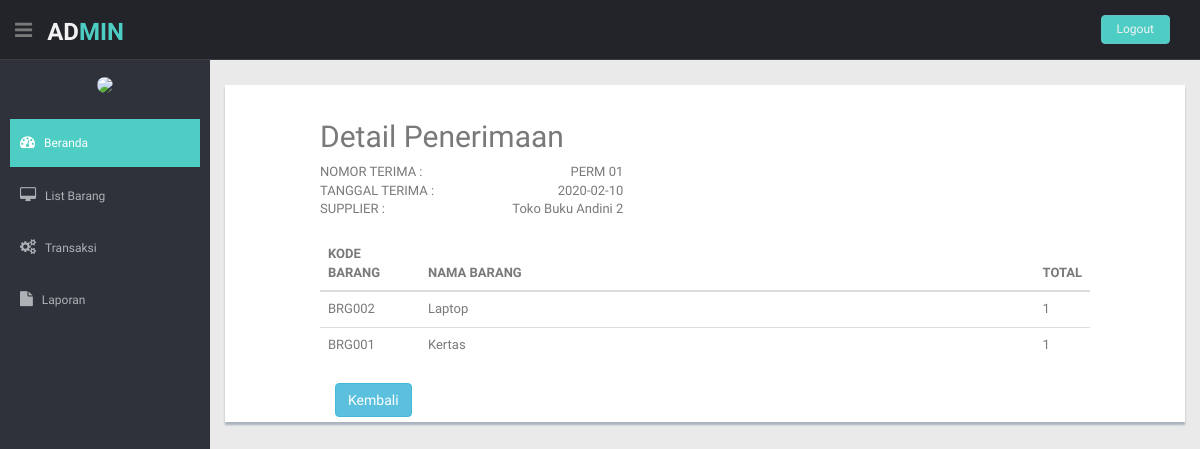
Page /Admin/beranda.php?hal=detailPenerimaan&kode_terima=PERM 01 on the committed database.
### tables this page shows
CREATE TABLE `tbpenerimaan` (
  `kode_terima` varchar(20) NOT NULL,
  `tanggal_terima` date NOT NULL,
  `jumlah_item` int(11) NOT NULL,
  `kode_supplier` varchar(6) NOT NULL,
  `id_login` varchar(11) NOT NULL,
  `keterangan` varchar(30) NOT NULL
);

CREATE TABLE `tbsupplier` (
  `kode_supplier` varchar(6) NOT NULL,
  `nama_supplier` varchar(30) NOT NULL,
  `ext` varchar(3) NOT NULL
);

CREATE TABLE `tbdetail_penerimaan` (
  `id` int(11) NOT NULL,
  `kode_terima` varchar(20) NOT NULL,
  `kode_barang` varchar(6) NOT NULL,
  `jumlah_barang` int(11) NOT NULL
);

CREATE TABLE `tbbarang` (
  `kode_barang` varchar(6) NOT NULL,
  `nama_barang` varchar(30) NOT NULL,
  `kode_kategori` int(11) NOT NULL,
  `satuan` varchar(20) NOT NULL,
  `stok` int(11) NOT NULL,
  `spesifikasi` varchar(30) NOT NULL
);

### Admin/penerimaan/detailPenerimaan.php (the view)
<?php
include "../koneksi.php";
$kode_terima = $_GET['kode_terima'];
$dataAtas = mysqli_query($connecting,"SELECT * FROM tbpenerimaan left join tbsupplier on tbpenerimaan.kode_supplier = tbsupplier.kode_supplier where kode_terima = '$kode_terima'");
$x = mysqli_fetch_array($dataAtas);
?>
<section id="main-content">
  <section class="wrapper">
  	<div class="col-lg-12 mt">
  		<div class="row content-panel">
  			<div class="col-lg-10 col-lg-offset-1">
  				<div class="pull-left">
  					<h2>Detail Penerimaan</h2>
  				</div>
  			<div class="clearfix"></div>
  				<div class="row">
  					<div class="col-md-5">
  						<div>
  							<div class="pull-left">NOMOR TERIMA :</div>
  							<div class="pull-right"><?php echo $x['kode_terima'] ?> </div>
  							<div class="clearfix"></div>
  						</div>
  							<div>
  							<div class="pull-left">TANGGAL TERIMA :</div>
  							<div class="pull-right"><?php echo $x['tanggal_terima'] ?> </div>
  							<div class="clearfix"></div>
  						</div>
  							<div>
  							<div class="pull-left">SUPPLIER :</div>
  							<div class="pull-right"><?php echo $x['nama_supplier'] ?> </div>
  							<div class="clearfix"></div>
  						</div>
  					</div>
  				</div>
  				<br>
  						<table class="table">
  							<thead>
  								<?php
  									include "../koneksi.php";
  									$dataBawah = mysqli_query($connecting,"SELECT * FROM tbpenerimaan left join tbdetail_penerimaan on tbpenerimaan.kode_terima = tbdetail_penerimaan.kode_terima left join tbbarang on tbdetail_penerimaan.kode_barang = tbbarang.kode_barang where tbpenerimaan.kode_terima = '$kode_terima'");
  								?>
  								<tr>
  									<th style="width: 100px">KODE BARANG</th>
  									<th class="text-left">NAMA BARANG</th>
  									<th style="width: 30px">TOTAL</th>
  								</tr>
  							</thead>
  						<tbody>
  							<?php
  							while($data = mysqli_fetch_array($dataBawah)){
  							?>
  							<tr>
  								<td><?php echo $data['kode_barang'] ?></td>
  								<td><?php echo $data['nama_barang'] ?></td>
  								<td><?php echo $data['jumlah_barang'] ?></td>
  							</tr>
  							<?php
  						}
  							?>
  						</tbody>
  						</table>
  						<div class="form-group">
  							<div class="col-sm-4">
  								<a href="beranda.php?hal=dataPenerimaan" class="btn btn-info">Kembali</a>
  							</div>
  						</div>
  			</div>
  		</div>
  	</div>
  </section>
</section>

### css/style.css (style rules this page uses)
body { color: #797979; background: #eaeaea; font-family: 'Ruda', sans-serif; padding: 0px !important; margin: 0px !important; font-size:13px; }
a, a:hover, a:focus { text-decoration: none; outline: none; }
.mt { margin-top: 25px; }
#main-content { margin-left: 210px; }
.wrapper { display: inline-block; margin-top: 60px; padding-left: 15px; padding-right: 15px; padding-bottom: 15px; padding-top: 0px; width: 100%; }
.content-panel { background: #ffffff; box-shadow: 0px 3px 2px #aab2bd; padding-top: 15px; padding-bottom: 5px; }

### rows in the picture
tbpenerimaan: kode_terima "PERM 01", tanggal_terima "2020-02-10", kode_supplier.nama_supplier "Toko Buku Andini 2"
tbdetail_penerimaan: kode_barang.kode_barang "BRG002", kode_barang.nama_barang "Laptop", jumlah_barang "1"
tbdetail_penerimaan: kode_barang.kode_barang "BRG001", kode_barang.nama_barang "Kertas", jumlah_barang "1"
